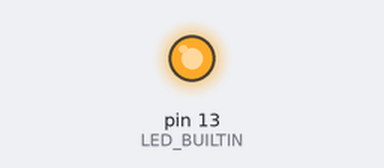
Simulated run of this sketch. Board: Arduino Uno, built with avr-gcc and run on an emulated ATmega328P. Parts: output pins drawn as LEDs (lit = HIGH).

Above: at 0.2 s.
At 11.1 s:
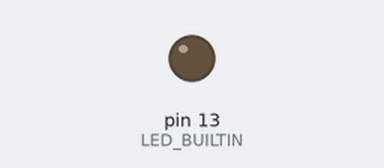
Timing chart, 0 to 15.5 s (numbered marks = the images above):
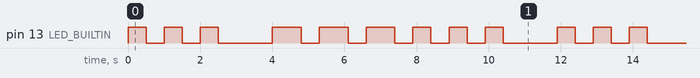

The sketch:

blinkLED.ino
```cpp
void setup() {
  pinMode(LED_BUILTIN, OUTPUT);
}
void loop() {
  s();
  o();
  s();
}

void s(){
  digitalWrite(LED_BUILTIN, HIGH);
  delay(500);
  digitalWrite(LED_BUILTIN, LOW);
  delay(500);
  digitalWrite(LED_BUILTIN, HIGH);
  delay(500);
  digitalWrite(LED_BUILTIN, LOW);
  delay(500);
  digitalWrite(LED_BUILTIN, HIGH);
  delay(500);
  digitalWrite(LED_BUILTIN, LOW);
  delay(1500);
}

void o(){
  digitalWrite(LED_BUILTIN, HIGH);
  delay(800);
  digitalWrite(LED_BUILTIN, LOW);
  delay(500);
  digitalWrite(LED_BUILTIN, HIGH);
  delay(800);
  digitalWrite(LED_BUILTIN, LOW);
  delay(500);
  digitalWrite(LED_BUILTIN, HIGH);
  delay(800);
  digitalWrite(LED_BUILTIN, LOW);
  delay(500);
}
```

Measured:
- by itself, pin 13 (LED_BUILTIN): repeats every 11.9 s: 2 × (LOW 0.50 s, HIGH 0.50 s), LOW 1.5 s, 3 × (HIGH 0.80 s, LOW 0.50 s), 2 × (HIGH 0.50 s, LOW 0.50 s), HIGH 0.50 s, LOW 1.5 s, HIGH 0.50 s
- by itself, everything shown: repeats every 11.9 s, in 18 steps
